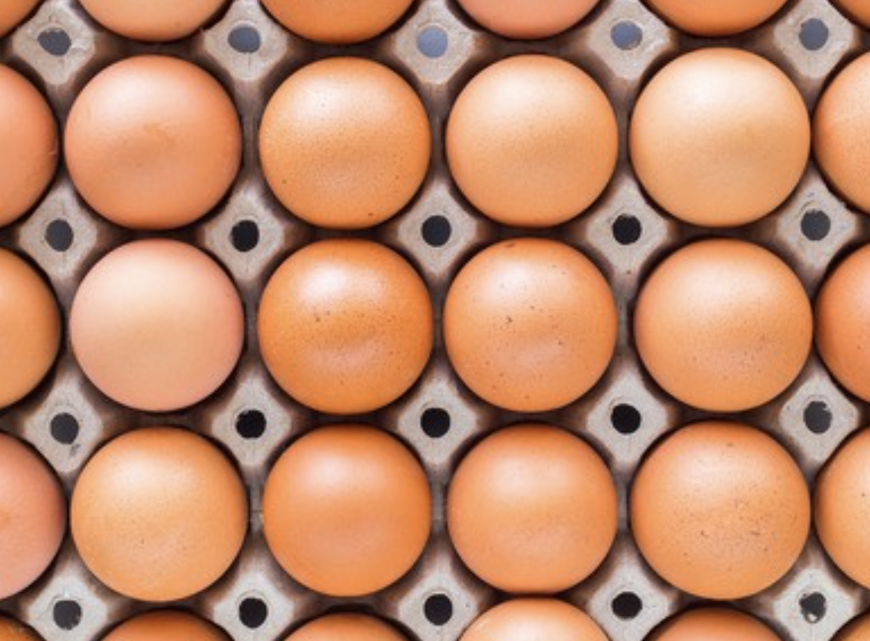
#> input picture exam/ex5.jpg, 1740 x 1282 px (shown at 1/2 size)
$ python ex5.py
#> lines starting #> are read from the running program, lines starting #| are printed output that depends on the picture; after the words box and inside, x2 and y2 are one past the last pixel; in counts of white or black regions, pixels touching at a corner belong together
import matplotlib.pylab as plt
import cv2
import numpy as np

font = cv2.FONT_HERSHEY_SIMPLEX

count = 0
fontScale = 3
color = (0, 255, 0)
thickness = 10

lower = np.array([0,50,200])
upper = np.array([100,255,255])

img = cv2.imread("ex5.jpg")
#> img is the input picture: shape (1282, 1740, 3); mean B, G, R 106.7, 136.6, 189.6
output = img.copy()

img = cv2.cvtColor(img, cv2.COLOR_BGR2HSV)
#> img: shape (1282, 1740, 3); mean H, S, V 14.9, 115.1, 189.7
img = cv2.inRange(img, lower, upper)
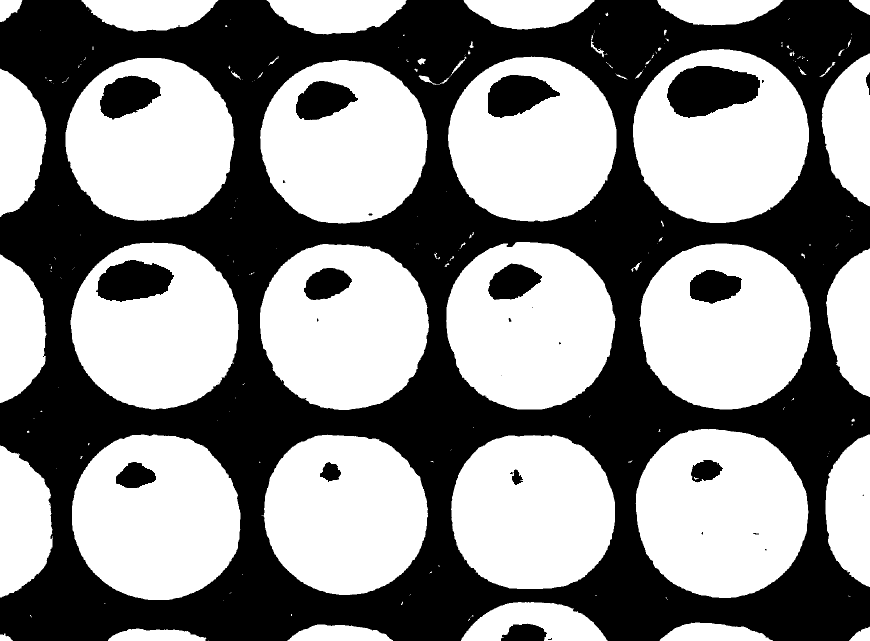
#> img: shape (1282, 1740) (shown at 1/2 size); 54.1% white; 32 black regions (14 under 20 px), largest, box (x1, y1, x2, y2) and area: (0, 0, 1740, 1282) 953895, (1334, 132, 1520, 236) 13969, (192, 520, 348, 604) 9382
blurImg = cv2.GaussianBlur(img, (3,3), 0)

kernel = np.ones((10, 10),np.uint8)
img_morp = cv2.morphologyEx(blurImg, cv2.MORPH_OPEN, kernel)
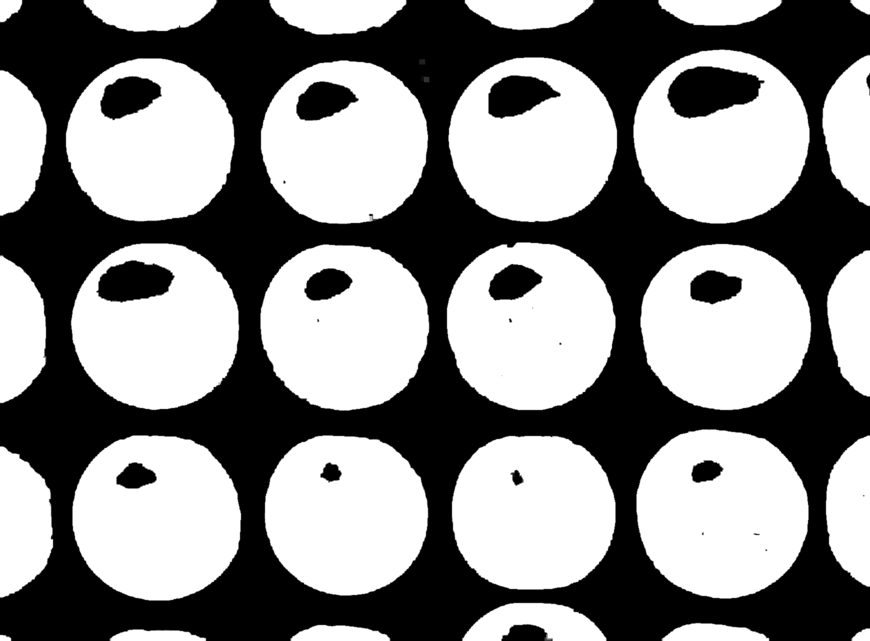
#> img_morp: shape (1282, 1740) (shown at 1/2 size); min 0, max 255, mean 137.6
img_morp = cv2.morphologyEx(img_morp, cv2.MORPH_CLOSE, kernel)
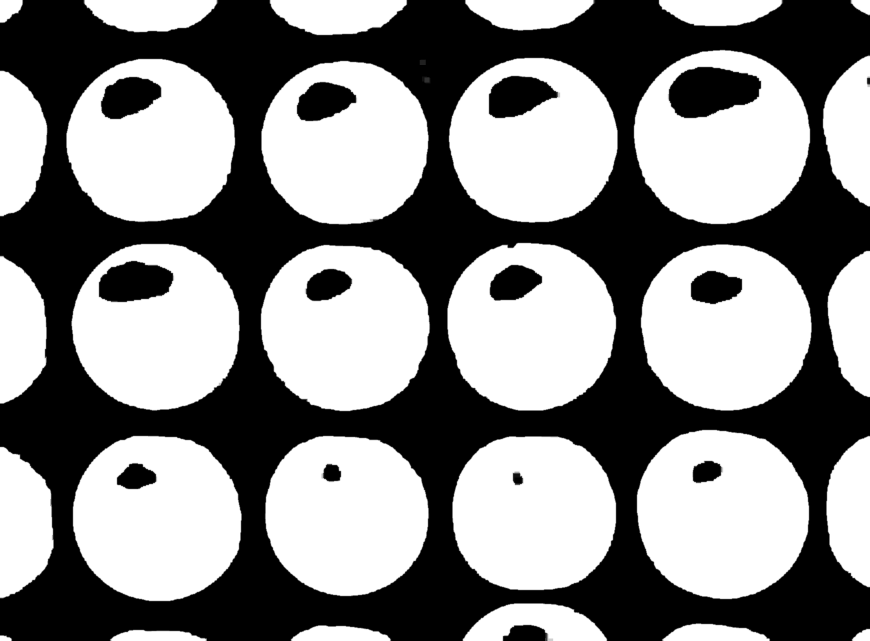
#> img_morp: shape (1282, 1740) (shown at 1/2 size); min 0, max 255, mean 137.8

circles = cv2.HoughCircles(img_morp, cv2.HOUGH_GRADIENT, 1, 60,
                           param1=50, param2=30, minRadius=150, maxRadius=600)
#> circles = [[693.5, 1028.5, 163.2], [1062.5, 652.5, 168], [1445.5, 274.5, 174.2], [301.5, 281.5, 166.1], [1449.5, 654.5, 172.4], [689.5, 649.5, 168.9], [1067.5, 279.5, 166.9], [312.5, 1030.5, 167.2], [1065.5, 1018.5, 161.1], [307.5, 648.5, 163.3], [686.5, 281.5, 169.3], [1426.5, 1011.5, 154]]
detected_circle = np.uint16(np.around(circles))
#> detected_circle = [[694, 1028, 163], [1062, 652, 168], [1446, 274, 174], [302, 282, 166], [1450, 654, 172], [690, 650, 169], [1068, 280, 167], [312, 1030, 167], [1066, 1018, 161], [308, 648, 163], [686, 282, 169], [1426, 1012, 154]]
for (x,y,r) in detected_circle[0,:]:
    cv2.circle(output, (x,y), r, (0, 255, 0), 3)
    cv2.circle(output, (x,y), 2, (0, 255, 0), 1)
    count = count + 1
#> this loop made 12 passes
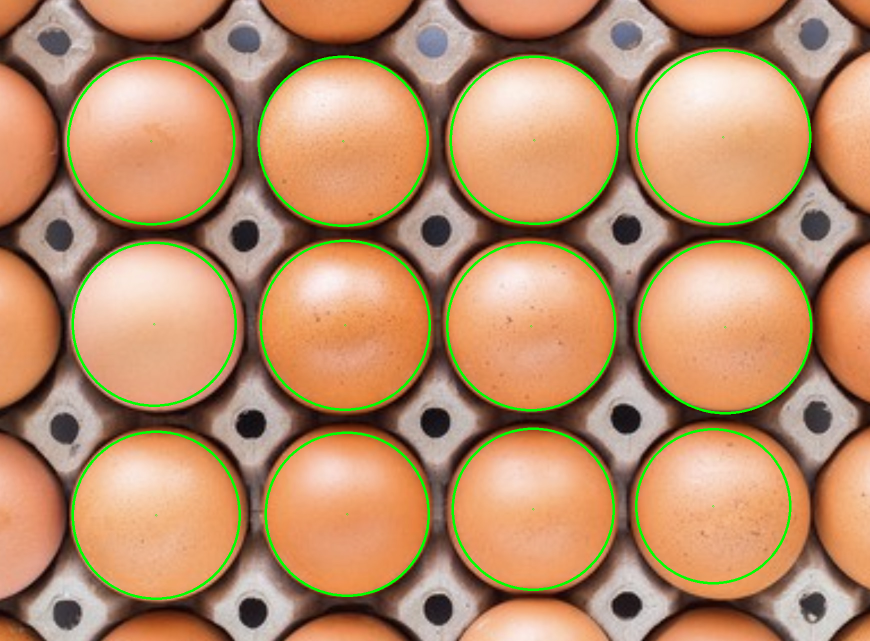
#> output: shape (1282, 1740, 3) (shown at 1/2 size); 2.8% of pixels changed, all inside (x1, y1, x2, y2) = (134, 98, 1625, 1200)
#> after the loop, count = 12
cv2.putText(output, 'Count: ' + str(count) , (0, 100), font,  fontScale, color, thickness, cv2.LINE_AA)
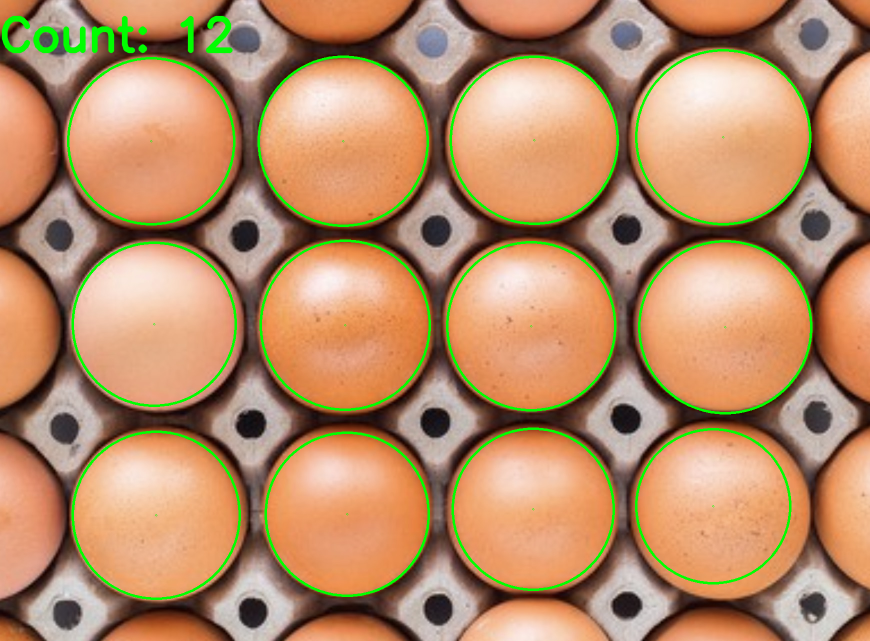
#> output: shape (1282, 1740, 3) (shown at 1/2 size); 0.53% of pixels changed, all inside (x1, y1, x2, y2) = (3, 31, 466, 107)
# [4 lines of commented-out code are left out]
plt.imshow(cv2.cvtColor(output, cv2.COLOR_BGR2RGB))
